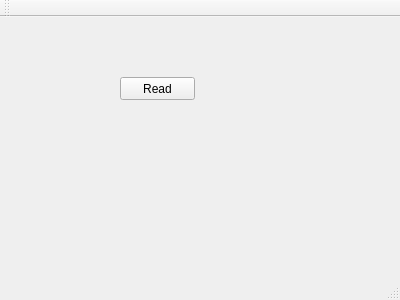
<?xml version="1.0" encoding="UTF-8"?>
<ui version="4.0">
 <class>MainWindow</class>
 <widget class="QMainWindow" name="MainWindow">
  <property name="geometry">
   <rect>
    <x>0</x>
    <y>0</y>
    <width>400</width>
    <height>300</height>
   </rect>
  </property>
  <property name="windowTitle">
   <string>MainWindow</string>
  </property>
  <widget class="QWidget" name="centralWidget">
   <widget class="QPushButton" name="pushButton">
    <property name="geometry">
     <rect>
      <x>120</x>
      <y>60</y>
      <width>75</width>
      <height>23</height>
     </rect>
    </property>
    <property name="text">
     <string>Read</string>
    </property>
   </widget>
  </widget>
  <widget class="QMenuBar" name="menuBar">
   <property name="geometry">
    <rect>
     <x>0</x>
     <y>0</y>
     <width>400</width>
     <height>21</height>
    </rect>
   </property>
  </widget>
  <widget class="QToolBar" name="mainToolBar">
   <attribute name="toolBarArea">
    <enum>TopToolBarArea</enum>
   </attribute>
   <attribute name="toolBarBreak">
    <bool>false</bool>
   </attribute>
  </widget>
  <widget class="QStatusBar" name="statusBar"/>
 </widget>
 <layoutdefault spacing="6" margin="11"/>
 <resources/>
 <connections/>
</ui>
